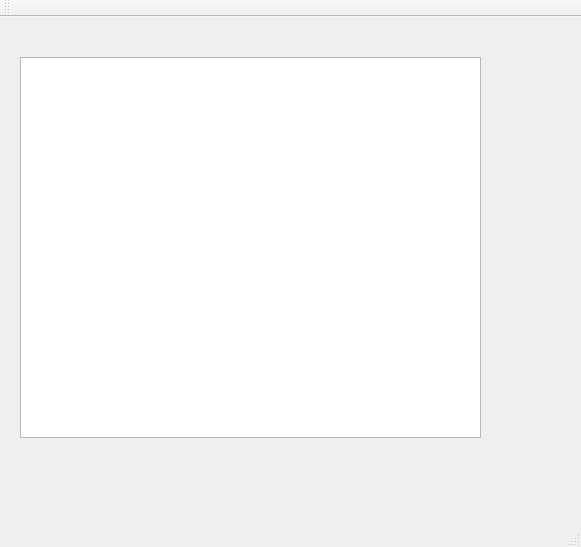
<?xml version="1.0" encoding="UTF-8"?>
<ui version="4.0">
 <class>FenetrePrincipale</class>
 <widget class="QMainWindow" name="FenetrePrincipale">
  <property name="geometry">
   <rect>
    <x>0</x>
    <y>0</y>
    <width>581</width>
    <height>547</height>
   </rect>
  </property>
  <property name="windowTitle">
   <string>FenetrePrincipale</string>
  </property>
  <widget class="QWidget" name="centralWidget">
   <widget class="QGraphicsView" name="vue">
    <property name="geometry">
     <rect>
      <x>20</x>
      <y>40</y>
      <width>461</width>
      <height>381</height>
     </rect>
    </property>
   </widget>
  </widget>
  <widget class="QMenuBar" name="menuBar">
   <property name="geometry">
    <rect>
     <x>0</x>
     <y>0</y>
     <width>581</width>
     <height>22</height>
    </rect>
   </property>
  </widget>
  <widget class="QToolBar" name="mainToolBar">
   <attribute name="toolBarArea">
    <enum>TopToolBarArea</enum>
   </attribute>
   <attribute name="toolBarBreak">
    <bool>false</bool>
   </attribute>
  </widget>
  <widget class="QStatusBar" name="statusBar"/>
 </widget>
 <layoutdefault spacing="6" margin="11"/>
 <resources/>
 <connections/>
</ui>
